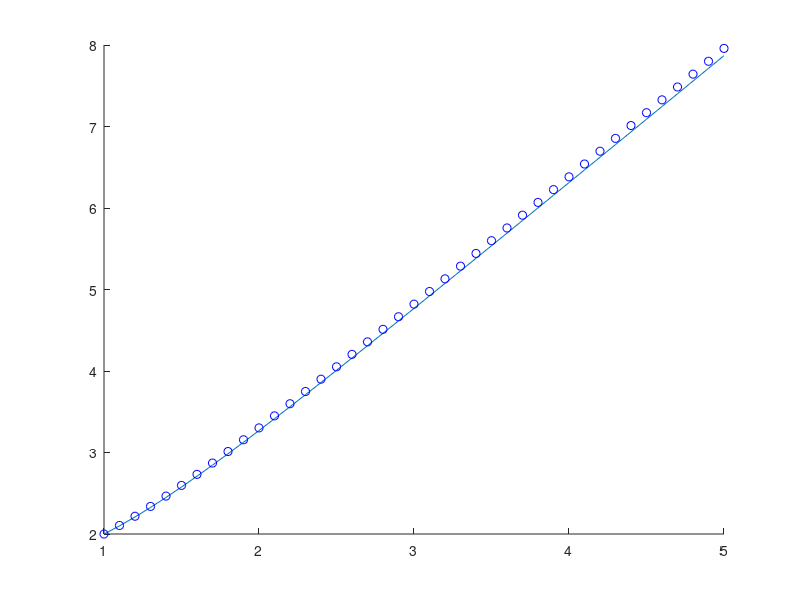

Recreate this plot in MATLAB.
clear all;
close all;

x1 = 1.0;
x2 = 5;

%delt = .00001
delt = .1
x = (x1:delt:x2)';
delt = x(2) - x(1);
np = length(x)
y = zeros(np,1);
y(1) = 2;
y1 = 2;

for (i=1:(np-1))
   y2 = y1 + delt * y1*x(i)^2 / (1 + x(i)^3);
   y(i+1) = y2;
   y1 = y2
end

hold on
plot(x,y)

yy = (4*(1+x.^3)).^(1/3);

plot(x, yy, 'ob')

